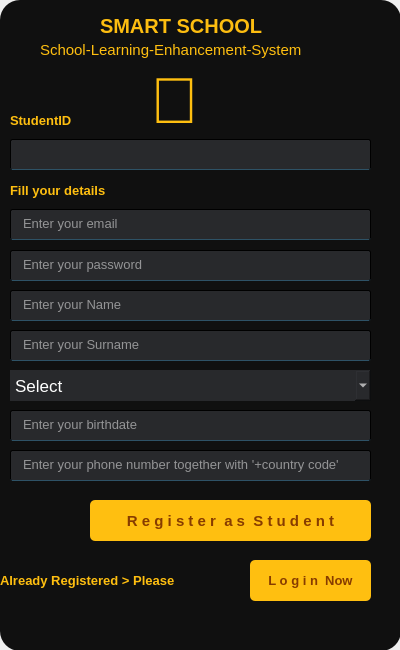
<?xml version="1.0" encoding="UTF-8"?>
<ui version="4.0">
 <class>Form</class>
 <widget class="QWidget" name="Form">
  <property name="geometry">
   <rect>
    <x>0</x>
    <y>0</y>
    <width>400</width>
    <height>650</height>
   </rect>
  </property>
  <property name="maximumSize">
   <size>
    <width>400</width>
    <height>650</height>
   </size>
  </property>
  <property name="font">
   <font>
    <pointsize>13</pointsize>
   </font>
  </property>
  <property name="windowTitle">
   <string>Form</string>
  </property>
  <widget class="QWidget" name="widget" native="true">
   <property name="geometry">
    <rect>
     <x>0</x>
     <y>0</y>
     <width>401</width>
     <height>651</height>
    </rect>
   </property>
   <property name="styleSheet">
    <string notr="true">background-color:rgb(16,16,16,255);
border-radius:20px;
</string>
   </property>
   <widget class="QLineEdit" name="tb3">
    <property name="geometry">
     <rect>
      <x>10</x>
      <y>209</y>
      <width>361</width>
      <height>31</height>
     </rect>
    </property>
    <property name="font">
     <font>
      <pointsize>10</pointsize>
     </font>
    </property>
    <property name="styleSheet">
     <string notr="true">background-color:rgb(47,49,52,200);
color:rgb(255,255,255);
border-radius:2px;
padding-left:10px;
border:1px solid rgba(0,0,0);
border-bottom-color:rgb(46,82,102,255);
padding-bottom:3px</string>
    </property>
    <property name="echoMode">
     <enum>QLineEdit::Normal</enum>
    </property>
    <property name="placeholderText">
     <string>Enter your email</string>
    </property>
    <property name="clearButtonEnabled">
     <bool>true</bool>
    </property>
   </widget>
   <widget class="QLineEdit" name="tb4">
    <property name="geometry">
     <rect>
      <x>10</x>
      <y>250</y>
      <width>361</width>
      <height>31</height>
     </rect>
    </property>
    <property name="font">
     <font>
      <pointsize>10</pointsize>
     </font>
    </property>
    <property name="styleSheet">
     <string notr="true">background-color:rgb(47,49,52,200);
color:rgb(255,255,255);
border-radius:2px;
padding-left:10px;
border:1px solid rgba(0,0,0);
border-bottom-color:rgb(46,82,102,255);
padding-bottom:3px</string>
    </property>
    <property name="echoMode">
     <enum>QLineEdit::Password</enum>
    </property>
    <property name="placeholderText">
     <string>Enter your password</string>
    </property>
    <property name="clearButtonEnabled">
     <bool>true</bool>
    </property>
   </widget>
   <widget class="QPushButton" name="b3">
    <property name="geometry">
     <rect>
      <x>90</x>
      <y>500</y>
      <width>281</width>
      <height>41</height>
     </rect>
    </property>
    <property name="font">
     <font>
      <pointsize>11</pointsize>
      <weight>75</weight>
      <bold>true</bold>
     </font>
    </property>
    <property name="styleSheet">
     <string notr="true">QPushButton#b3 {
    background-color: rgb(255, 191, 16);
    color: rgb(135, 60, 0);
    border-radius: 5px;
}

QPushButton#b3:pressed {
    background-color: rgb(255, 255, 16);
}
</string>
    </property>
    <property name="text">
     <string>R e g i s t e r  a s  S t u d e n t</string>
    </property>
   </widget>
   <widget class="QLabel" name="label">
    <property name="geometry">
     <rect>
      <x>150</x>
      <y>60</y>
      <width>91</width>
      <height>81</height>
     </rect>
    </property>
    <property name="font">
     <font>
      <pointsize>49</pointsize>
     </font>
    </property>
    <property name="styleSheet">
     <string notr="true">color: rgb(255, 191, 16);</string>
    </property>
    <property name="text">
     <string></string>
    </property>
   </widget>
   <widget class="QLabel" name="label_2">
    <property name="geometry">
     <rect>
      <x>0</x>
      <y>570</y>
      <width>251</width>
      <height>21</height>
     </rect>
    </property>
    <property name="font">
     <font>
      <pointsize>10</pointsize>
      <weight>75</weight>
      <bold>true</bold>
     </font>
    </property>
    <property name="styleSheet">
     <string notr="true">color:rgb(255,191,16);</string>
    </property>
    <property name="text">
     <string>Already Registered &gt; Please</string>
    </property>
   </widget>
   <widget class="QPushButton" name="b4">
    <property name="geometry">
     <rect>
      <x>250</x>
      <y>560</y>
      <width>121</width>
      <height>41</height>
     </rect>
    </property>
    <property name="font">
     <font>
      <pointsize>10</pointsize>
      <weight>75</weight>
      <bold>true</bold>
     </font>
    </property>
    <property name="styleSheet">
     <string notr="true">QPushButton#b4 {
    background-color: rgb(255, 191, 16);
    color: rgb(135, 60, 0);
    border-radius: 5px;
}

QPushButton#b4:pressed {
    background-color: rgb(255, 255, 16);
}
</string>
    </property>
    <property name="text">
     <string>L o g i n  Now</string>
    </property>
   </widget>
   <widget class="QLineEdit" name="tb5">
    <property name="geometry">
     <rect>
      <x>10</x>
      <y>290</y>
      <width>361</width>
      <height>31</height>
     </rect>
    </property>
    <property name="font">
     <font>
      <pointsize>10</pointsize>
     </font>
    </property>
    <property name="styleSheet">
     <string notr="true">background-color:rgb(47,49,52,200);
color:rgb(255,255,255);
border-radius:2px;
padding-left:10px;
border:1px solid rgba(0,0,0);
border-bottom-color:rgb(46,82,102,255);
padding-bottom:3px</string>
    </property>
    <property name="echoMode">
     <enum>QLineEdit::Normal</enum>
    </property>
    <property name="placeholderText">
     <string>Enter your Name</string>
    </property>
    <property name="clearButtonEnabled">
     <bool>true</bool>
    </property>
   </widget>
   <widget class="QLineEdit" name="tb6">
    <property name="geometry">
     <rect>
      <x>10</x>
      <y>330</y>
      <width>361</width>
      <height>31</height>
     </rect>
    </property>
    <property name="font">
     <font>
      <pointsize>10</pointsize>
     </font>
    </property>
    <property name="styleSheet">
     <string notr="true">background-color:rgb(47,49,52,200);
color:rgb(255,255,255);
border-radius:2px;
padding-left:10px;
border:1px solid rgba(0,0,0);
border-bottom-color:rgb(46,82,102,255);
padding-bottom:3px</string>
    </property>
    <property name="echoMode">
     <enum>QLineEdit::Normal</enum>
    </property>
    <property name="placeholderText">
     <string>Enter your Surname</string>
    </property>
    <property name="clearButtonEnabled">
     <bool>true</bool>
    </property>
   </widget>
   <widget class="QLineEdit" name="tb8">
    <property name="geometry">
     <rect>
      <x>10</x>
      <y>450</y>
      <width>361</width>
      <height>31</height>
     </rect>
    </property>
    <property name="font">
     <font>
      <pointsize>10</pointsize>
     </font>
    </property>
    <property name="styleSheet">
     <string notr="true">background-color:rgb(47,49,52,200);
color:rgb(255,255,255);
border-radius:2px;
padding-left:10px;
border:1px solid rgba(0,0,0);
border-bottom-color:rgb(46,82,102,255);
padding-bottom:3px</string>
    </property>
    <property name="echoMode">
     <enum>QLineEdit::Normal</enum>
    </property>
    <property name="placeholderText">
     <string>Enter your phone number together with '+country code'</string>
    </property>
    <property name="clearButtonEnabled">
     <bool>true</bool>
    </property>
   </widget>
   <widget class="QLabel" name="label_3">
    <property name="geometry">
     <rect>
      <x>100</x>
      <y>0</y>
      <width>231</width>
      <height>51</height>
     </rect>
    </property>
    <property name="font">
     <font>
      <pointsize>15</pointsize>
      <weight>75</weight>
      <bold>true</bold>
      <strikeout>false</strikeout>
     </font>
    </property>
    <property name="styleSheet">
     <string notr="true">color: rgb(253, 189, 16);</string>
    </property>
    <property name="text">
     <string>SMART SCHOOL</string>
    </property>
   </widget>
   <widget class="QLabel" name="label_4">
    <property name="geometry">
     <rect>
      <x>40</x>
      <y>40</y>
      <width>331</width>
      <height>20</height>
     </rect>
    </property>
    <property name="font">
     <font>
      <pointsize>11</pointsize>
     </font>
    </property>
    <property name="styleSheet">
     <string notr="true">color: rgb(255, 191, 16);</string>
    </property>
    <property name="text">
     <string>School-Learning-Enhancement-System</string>
    </property>
   </widget>
   <widget class="QLineEdit" name="tb_sId">
    <property name="geometry">
     <rect>
      <x>10</x>
      <y>139</y>
      <width>361</width>
      <height>31</height>
     </rect>
    </property>
    <property name="font">
     <font>
      <pointsize>10</pointsize>
     </font>
    </property>
    <property name="styleSheet">
     <string notr="true">background-color:rgb(47,49,52,200);
color:rgb(255,255,255);
border-radius:2px;
padding-left:10px;
border:1px solid rgba(0,0,0);
border-bottom-color:rgb(46,82,102,255);
padding-bottom:3px</string>
    </property>
    <property name="echoMode">
     <enum>QLineEdit::Normal</enum>
    </property>
    <property name="placeholderText">
     <string/>
    </property>
    <property name="clearButtonEnabled">
     <bool>true</bool>
    </property>
   </widget>
   <widget class="QLabel" name="label_5">
    <property name="geometry">
     <rect>
      <x>10</x>
      <y>110</y>
      <width>91</width>
      <height>21</height>
     </rect>
    </property>
    <property name="font">
     <font>
      <pointsize>10</pointsize>
      <weight>75</weight>
      <bold>true</bold>
     </font>
    </property>
    <property name="styleSheet">
     <string notr="true">color:rgb(255,191,16);</string>
    </property>
    <property name="text">
     <string>StudentID</string>
    </property>
   </widget>
   <widget class="QLabel" name="label_6">
    <property name="geometry">
     <rect>
      <x>10</x>
      <y>180</y>
      <width>131</width>
      <height>21</height>
     </rect>
    </property>
    <property name="font">
     <font>
      <pointsize>10</pointsize>
      <weight>75</weight>
      <bold>true</bold>
     </font>
    </property>
    <property name="styleSheet">
     <string notr="true">color:rgb(255,191,16);</string>
    </property>
    <property name="text">
     <string>Fill your details</string>
    </property>
   </widget>
   <widget class="QLineEdit" name="tb7">
    <property name="geometry">
     <rect>
      <x>10</x>
      <y>410</y>
      <width>361</width>
      <height>31</height>
     </rect>
    </property>
    <property name="font">
     <font>
      <pointsize>10</pointsize>
     </font>
    </property>
    <property name="styleSheet">
     <string notr="true">background-color:rgb(47,49,52,200);
color:rgb(255,255,255);
border-radius:2px;
padding-left:10px;
border:1px solid rgba(0,0,0);
border-bottom-color:rgb(46,82,102,255);
padding-bottom:3px</string>
    </property>
    <property name="echoMode">
     <enum>QLineEdit::Normal</enum>
    </property>
    <property name="placeholderText">
     <string>Enter your birthdate</string>
    </property>
    <property name="clearButtonEnabled">
     <bool>true</bool>
    </property>
   </widget>
   <widget class="QComboBox" name="cb1_reg">
    <property name="geometry">
     <rect>
      <x>10</x>
      <y>370</y>
      <width>361</width>
      <height>31</height>
     </rect>
    </property>
    <property name="styleSheet">
     <string notr="true">font: 10pt &quot;MS Shell Dlg 2&quot;;
color: rgb(255, 255, 255);
background-color: rgb(40, 41, 44);
</string>
    </property>
    <property name="currentIndex">
     <number>0</number>
    </property>
    <property name="maxVisibleItems">
     <number>8</number>
    </property>
    <property name="sizeAdjustPolicy">
     <enum>QComboBox::AdjustToContentsOnFirstShow</enum>
    </property>
    <property name="placeholderText" stdset="0">
     <string>Add/Select Teacher</string>
    </property>
    <item>
     <property name="text">
      <string>Select</string>
     </property>
    </item>
    <item>
     <property name="text">
      <string>Male</string>
     </property>
    </item>
    <item>
     <property name="text">
      <string>Female</string>
     </property>
    </item>
   </widget>
   <zorder>label</zorder>
   <zorder>tb3</zorder>
   <zorder>tb4</zorder>
   <zorder>b3</zorder>
   <zorder>label_2</zorder>
   <zorder>b4</zorder>
   <zorder>tb5</zorder>
   <zorder>tb6</zorder>
   <zorder>tb8</zorder>
   <zorder>label_3</zorder>
   <zorder>label_4</zorder>
   <zorder>tb_sId</zorder>
   <zorder>label_5</zorder>
   <zorder>label_6</zorder>
   <zorder>tb7</zorder>
   <zorder>cb1_reg</zorder>
  </widget>
 </widget>
 <resources/>
 <connections/>
</ui>
